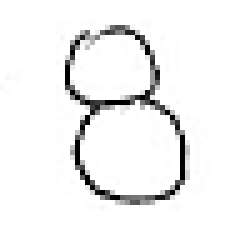
%> input picture SGI/Bon2/eights/c8-7.jpg, 48 x 48 px, given in place of c1-1.jpg, which was not available (shown 5 times larger)
$ octave main.m   (GNU Octave 9; MATLAB toolbox functions it lacks are replaced by stand-ins)
%> lines starting %> are read from the running program, lines starting %| are printed output that depends on the picture; in (x1, y1, x2, y2) boxes, pixels count from 0 and x2, y2 are one past the last pixel; in counts of white or black regions, pixels touching at a corner belong together; the program's own positions count from 1; pictures that were not available may be replaced by others from this repository, and a replacement may not be noted
### SGI/Bon2/draw.m
function draw(img,i)
%> called with img = '.\ones\c1-1.jpg', i = 0
og=squeeze(imread(img));
%> og is the input picture: size 48x48 uint8; min 0, max 255, mean 241.3
x=og;
if size(x,3)~=1
    x=x(:,:,2);
end
x(x<128)=1;
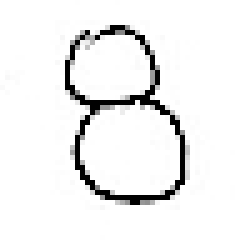
%> x: size 48x48 uint8 (shown 5 times larger); 5.12% of pixels changed, all inside (x1, y1, x2, y2) = (13, 5, 37, 41)
x2=[];
z=unique([find(x==1),find(x2==1)]);
%> z = 121 values from 637 to 1765

osax=48-mod(z,48);
%> osax = 121 values, max 42 at index 52, min 7 at index 69, mean 23.62
osay=floor(z/48);
%> osay = 121 values from 13 to 36
k=LinReg(osax,osay);
%> in LinReg, `n=length(x);`: n = 121
%> in LinReg, `NM=[sum(x.*x), sum(x);sum(x), n];`: NM = [81594 2858; 2858 121]
%> in LinReg, `PS=[sum(x.*y);sum(y)];`: PS = [66997; 2923]
%> in LinReg, `M=NM\PS;`: M = [-0.145; 27.58]
%> in LinReg, `k=M(1);`: k = -0.145
%> k = -0.145
if k>0
    t=pul([osax(1),osax(end),min(osax),max(osax)],[osay(1),osay(end),max(osay(osax==min(osax))),min(osay(osax==max(osax)))],k);
else
    t=pul([osax(1),osax(end),min(osax),max(osax)],[osay(1),osay(end),min(osay(osax==min(osax))),max(osay(osax==max(osax)))],k);
%> in pul, `tmp1x=(x(1)+x(4))/2;`: tmp1x = 38.5
%> in pul, `tmp1y=(y(1)+y(4))/2;`: tmp1y = 18.5
%> in pul, `tmp2x=(x(2)+x(3))/2;`: tmp2x = 9
%> in pul, `tmp2y=(y(2)+y(3))/2;`: tmp2y = 31
%> in pul, `t=rad2deg(atan(LinReg([tmp1x, tmp2x],[tmp1y,tmp2y])));`: t = -22.96
%> t = -22.96
end
og=255-og;
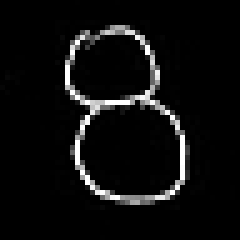
%> og: size 48x48 uint8 (shown 5 times larger); min 0, max 255, mean 13.7
x=imrotate(og,t,'bilinear','crop');
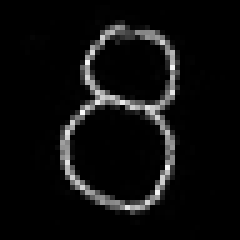
%> x: size 48x48 uint8 (shown 5 times larger); min 0, max 252, mean 13.7
x=255-x;
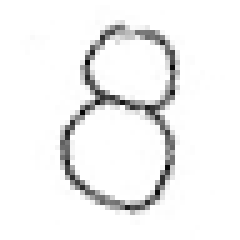
%> x: size 48x48 uint8 (shown 5 times larger); min 3, max 255, mean 241.3
%> the run ends on the next line
og=255-og;

%x(x==0)=255;
subplot(8,2,1+2*i);
imshow(og,'InitialMagnification','fit');
subplot(8,2,2+2*i);
imshow(x,'InitialMagnification','fit');
end

### SGI/Bon2/LinReg.m
function [k] = LinReg(x,y)
    if size(x,2)>1
        x=transpose(x);
    end
    if size(y,2)>1
        y=transpose(y);
    end
    n=length(x);
    NM=[sum(x.*x), sum(x);sum(x), n];
    PS=[sum(x.*y);sum(y)];
    M=NM\PS;
    k=M(1);
% [17 lines of commented-out code are left out]
    end

### SGI/Bon2/pul.m
function t = pul(x,y,k)
if k>0
    tmp1x=(x(1)+x(3))/2;
    tmp1y=(y(1)+y(3))/2;
    tmp2x=(x(2)+x(4))/2;
    tmp2y=(y(2)+y(4))/2;
else
    tmp1x=(x(1)+x(4))/2;
    tmp1y=(y(1)+y(4))/2;
    tmp2x=(x(2)+x(3))/2;
    tmp2y=(y(2)+y(3))/2;
end
    t=rad2deg(atan(LinReg([tmp1x, tmp2x],[tmp1y,tmp2y])));
end

### SGI/Bon2/main.m
clc;clear all;clf;close all;
figure('Name','Ones','NumberTitle','off');
for i=1:8
    draw(sprintf('.\\ones\\c1-%d.jpg',i),i-1);
